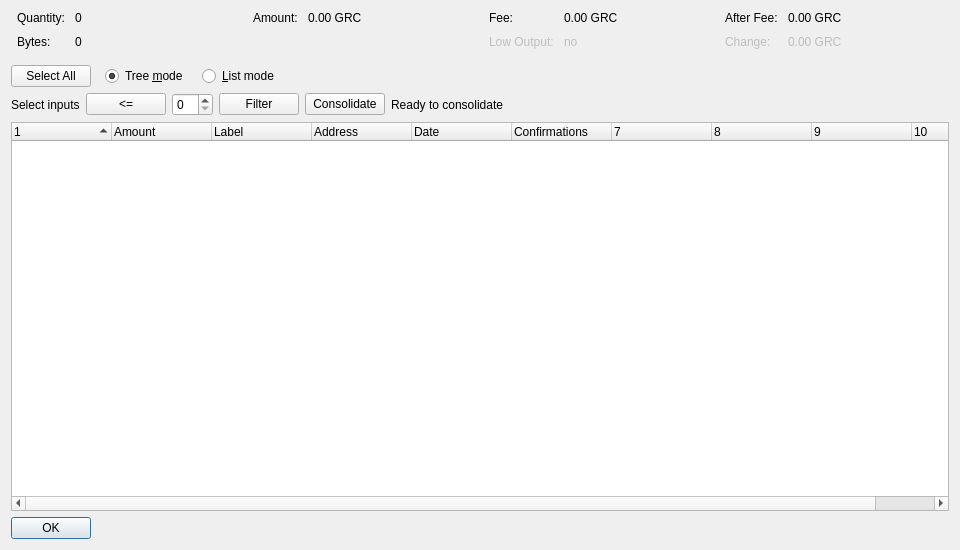
<?xml version="1.0" encoding="UTF-8"?>
<ui version="4.0">
 <class>CoinControlDialog</class>
 <widget class="QDialog" name="CoinControlDialog">
  <property name="geometry">
   <rect>
    <x>0</x>
    <y>0</y>
    <width>960</width>
    <height>550</height>
   </rect>
  </property>
  <property name="windowTitle">
   <string>Coin Control</string>
  </property>
  <layout class="QVBoxLayout" name="verticalLayout">
   <item>
    <layout class="QHBoxLayout" name="horizontalLayoutTop" stretch="0,0,0,0">
     <property name="topMargin">
      <number>0</number>
     </property>
     <property name="bottomMargin">
      <number>10</number>
     </property>
     <item>
      <layout class="QFormLayout" name="formLayoutCoinControlQuantity">
       <property name="horizontalSpacing">
        <number>10</number>
       </property>
       <property name="verticalSpacing">
        <number>10</number>
       </property>
       <property name="leftMargin">
        <number>6</number>
       </property>
       <property name="rightMargin">
        <number>6</number>
       </property>
       <item row="0" column="0">
        <widget class="QLabel" name="coinControlQuantityTextLabel">
         <property name="text">
          <string>Quantity:</string>
         </property>
        </widget>
       </item>
       <item row="0" column="1">
        <widget class="QLabel" name="coinControlQuantityLabel">
         <property name="cursor">
          <cursorShape>IBeamCursor</cursorShape>
         </property>
         <property name="contextMenuPolicy">
          <enum>Qt::ActionsContextMenu</enum>
         </property>
         <property name="text">
          <string notr="true">0</string>
         </property>
         <property name="textInteractionFlags">
          <set>Qt::LinksAccessibleByMouse|Qt::TextSelectableByKeyboard|Qt::TextSelectableByMouse</set>
         </property>
        </widget>
       </item>
       <item row="1" column="0">
        <widget class="QLabel" name="coinControlBytesTextLabel">
         <property name="text">
          <string>Bytes:</string>
         </property>
        </widget>
       </item>
       <item row="1" column="1">
        <widget class="QLabel" name="coinControlBytesLabel">
         <property name="cursor">
          <cursorShape>IBeamCursor</cursorShape>
         </property>
         <property name="contextMenuPolicy">
          <enum>Qt::ActionsContextMenu</enum>
         </property>
         <property name="text">
          <string notr="true">0</string>
         </property>
         <property name="textInteractionFlags">
          <set>Qt::LinksAccessibleByMouse|Qt::TextSelectableByKeyboard|Qt::TextSelectableByMouse</set>
         </property>
        </widget>
       </item>
      </layout>
     </item>
     <item>
      <layout class="QFormLayout" name="formLayoutCoinControlAmount">
       <property name="horizontalSpacing">
        <number>10</number>
       </property>
       <property name="verticalSpacing">
        <number>10</number>
       </property>
       <property name="leftMargin">
        <number>6</number>
       </property>
       <property name="rightMargin">
        <number>6</number>
       </property>
       <item row="0" column="0">
        <widget class="QLabel" name="coinControlAmountTextLabel">
         <property name="text">
          <string>Amount:</string>
         </property>
        </widget>
       </item>
       <item row="0" column="1">
        <widget class="QLabel" name="coinControlAmountLabel">
         <property name="cursor">
          <cursorShape>IBeamCursor</cursorShape>
         </property>
         <property name="contextMenuPolicy">
          <enum>Qt::ActionsContextMenu</enum>
         </property>
         <property name="text">
          <string notr="true">0.00 GRC</string>
         </property>
         <property name="textInteractionFlags">
          <set>Qt::LinksAccessibleByMouse|Qt::TextSelectableByKeyboard|Qt::TextSelectableByMouse</set>
         </property>
        </widget>
       </item>
      </layout>
     </item>
     <item>
      <layout class="QFormLayout" name="formLayoutCoinControlFee">
       <property name="horizontalSpacing">
        <number>10</number>
       </property>
       <property name="verticalSpacing">
        <number>10</number>
       </property>
       <property name="leftMargin">
        <number>6</number>
       </property>
       <property name="rightMargin">
        <number>6</number>
       </property>
       <item row="0" column="0">
        <widget class="QLabel" name="coinControlFeeTextLabel">
         <property name="text">
          <string>Fee:</string>
         </property>
        </widget>
       </item>
       <item row="0" column="1">
        <widget class="QLabel" name="coinControlFeeLabel">
         <property name="cursor">
          <cursorShape>IBeamCursor</cursorShape>
         </property>
         <property name="contextMenuPolicy">
          <enum>Qt::ActionsContextMenu</enum>
         </property>
         <property name="text">
          <string notr="true">0.00 GRC</string>
         </property>
         <property name="textInteractionFlags">
          <set>Qt::LinksAccessibleByMouse|Qt::TextSelectableByKeyboard|Qt::TextSelectableByMouse</set>
         </property>
        </widget>
       </item>
       <item row="1" column="0">
        <widget class="QLabel" name="coinControlLowOutputTextLabel">
         <property name="enabled">
          <bool>false</bool>
         </property>
         <property name="text">
          <string>Low Output:</string>
         </property>
        </widget>
       </item>
       <item row="1" column="1">
        <widget class="QLabel" name="coinControlLowOutputLabel">
         <property name="enabled">
          <bool>false</bool>
         </property>
         <property name="cursor">
          <cursorShape>IBeamCursor</cursorShape>
         </property>
         <property name="contextMenuPolicy">
          <enum>Qt::ActionsContextMenu</enum>
         </property>
         <property name="text">
          <string notr="true">no</string>
         </property>
         <property name="textInteractionFlags">
          <set>Qt::LinksAccessibleByMouse|Qt::TextSelectableByKeyboard|Qt::TextSelectableByMouse</set>
         </property>
        </widget>
       </item>
      </layout>
     </item>
     <item>
      <layout class="QFormLayout" name="formLayoutCoinControlChange">
       <property name="horizontalSpacing">
        <number>10</number>
       </property>
       <property name="verticalSpacing">
        <number>10</number>
       </property>
       <property name="leftMargin">
        <number>6</number>
       </property>
       <property name="rightMargin">
        <number>6</number>
       </property>
       <item row="0" column="0">
        <widget class="QLabel" name="coinControlAfterFeeTextLabel">
         <property name="text">
          <string>After Fee:</string>
         </property>
        </widget>
       </item>
       <item row="0" column="1">
        <widget class="QLabel" name="coinControlAfterFeeLabel">
         <property name="cursor">
          <cursorShape>IBeamCursor</cursorShape>
         </property>
         <property name="contextMenuPolicy">
          <enum>Qt::ActionsContextMenu</enum>
         </property>
         <property name="text">
          <string notr="true">0.00 GRC</string>
         </property>
         <property name="textInteractionFlags">
          <set>Qt::LinksAccessibleByMouse|Qt::TextSelectableByKeyboard|Qt::TextSelectableByMouse</set>
         </property>
        </widget>
       </item>
       <item row="1" column="0">
        <widget class="QLabel" name="coinControlChangeTextLabel">
         <property name="enabled">
          <bool>false</bool>
         </property>
         <property name="text">
          <string>Change:</string>
         </property>
        </widget>
       </item>
       <item row="1" column="1">
        <widget class="QLabel" name="coinControlChangeLabel">
         <property name="enabled">
          <bool>false</bool>
         </property>
         <property name="cursor">
          <cursorShape>IBeamCursor</cursorShape>
         </property>
         <property name="contextMenuPolicy">
          <enum>Qt::ActionsContextMenu</enum>
         </property>
         <property name="text">
          <string notr="true">0.00 GRC</string>
         </property>
         <property name="textInteractionFlags">
          <set>Qt::LinksAccessibleByMouse|Qt::TextSelectableByKeyboard|Qt::TextSelectableByMouse</set>
         </property>
        </widget>
       </item>
      </layout>
     </item>
    </layout>
   </item>
   <item>
    <layout class="QHBoxLayout" name="treeHorizontalLayout" stretch="0,0,0,0">
     <property name="spacing">
      <number>14</number>
     </property>
     <item>
      <widget class="QPushButton" name="selectAllPushButton">
       <property name="sizePolicy">
        <sizepolicy hsizetype="Maximum" vsizetype="Fixed">
         <horstretch>0</horstretch>
         <verstretch>0</verstretch>
        </sizepolicy>
       </property>
       <property name="toolTip">
        <string>Toggles between selecting all and selecting none.</string>
       </property>
       <property name="text">
        <string>Select All</string>
       </property>
      </widget>
     </item>
     <item>
      <widget class="QRadioButton" name="treeModeRadioButton">
       <property name="sizePolicy">
        <sizepolicy hsizetype="Maximum" vsizetype="Fixed">
         <horstretch>0</horstretch>
         <verstretch>0</verstretch>
        </sizepolicy>
       </property>
       <property name="text">
        <string>Tree &amp;mode</string>
       </property>
       <property name="checked">
        <bool>true</bool>
       </property>
      </widget>
     </item>
     <item>
      <widget class="QRadioButton" name="listModeRadioButton">
       <property name="sizePolicy">
        <sizepolicy hsizetype="Maximum" vsizetype="Fixed">
         <horstretch>0</horstretch>
         <verstretch>0</verstretch>
        </sizepolicy>
       </property>
       <property name="text">
        <string>&amp;List mode</string>
       </property>
      </widget>
     </item>
     <item>
      <spacer name="treeHorizontalSpacer">
       <property name="orientation">
        <enum>Qt::Horizontal</enum>
       </property>
       <property name="sizeHint" stdset="0">
        <size>
         <width>40</width>
         <height>20</height>
        </size>
       </property>
      </spacer>
     </item>
    </layout>
   </item>
   <item>
    <layout class="QHBoxLayout" name="filterHorizontalLayout" stretch="0,0,3,0,0,0,0">
     <item>
      <widget class="QLabel" name="filterLabel">
       <property name="text">
        <string>Select inputs</string>
       </property>
      </widget>
     </item>
     <item>
      <widget class="QPushButton" name="filterModePushButton">
       <property name="toolTip">
        <string/>
       </property>
       <property name="text">
        <string>&lt;=</string>
       </property>
      </widget>
     </item>
     <item>
      <widget class="BitcoinAmountField" name="maxMinOutputValue">
       <property name="sizePolicy">
        <sizepolicy hsizetype="Maximum" vsizetype="Fixed">
         <horstretch>0</horstretch>
         <verstretch>0</verstretch>
        </sizepolicy>
       </property>
       <property name="minimumSize">
        <size>
         <width>0</width>
         <height>0</height>
        </size>
       </property>
      </widget>
     </item>
     <item>
      <widget class="QPushButton" name="filterPushButton">
       <property name="toolTip">
        <string>Filters the already selected inputs.</string>
       </property>
       <property name="text">
        <string>Filter</string>
       </property>
      </widget>
     </item>
     <item>
      <widget class="QPushButton" name="consolidateButton">
       <property name="toolTip">
        <string>Pushing this button after making a input selection either manually or with the filter will present a destination address list where you specify a single address as the destination for the consolidated output. The send (Pay To) entry will be filled in with this address and you can finish the consolidation by pressing the send button.</string>
       </property>
       <property name="text">
        <string>Consolidate</string>
       </property>
      </widget>
     </item>
     <item>
      <widget class="QLabel" name="consolidateSendReadyLabel">
       <property name="toolTip">
        <string>The consolidation transaction is ready to send to self. Please press the ok button to go to the send dialog.</string>
       </property>
       <property name="text">
        <string>Ready to consolidate</string>
       </property>
      </widget>
     </item>
     <item>
      <spacer name="filterHorizontalSpacer">
       <property name="orientation">
        <enum>Qt::Horizontal</enum>
       </property>
       <property name="sizeHint" stdset="0">
        <size>
         <width>40</width>
         <height>20</height>
        </size>
       </property>
      </spacer>
     </item>
    </layout>
   </item>
   <item>
    <widget class="CoinControlTreeWidget" name="treeWidget">
     <property name="contextMenuPolicy">
      <enum>Qt::CustomContextMenu</enum>
     </property>
     <property name="sortingEnabled">
      <bool>false</bool>
     </property>
     <property name="columnCount">
      <number>10</number>
     </property>
     <attribute name="headerShowSortIndicator" stdset="0">
      <bool>true</bool>
     </attribute>
     <attribute name="headerStretchLastSection">
      <bool>false</bool>
     </attribute>
     <column>
      <property name="text">
       <string/>
      </property>
     </column>
     <column>
      <property name="text">
       <string>Amount</string>
      </property>
     </column>
     <column>
      <property name="text">
       <string>Label</string>
      </property>
     </column>
     <column>
      <property name="text">
       <string>Address</string>
      </property>
     </column>
     <column>
      <property name="text">
       <string>Date</string>
      </property>
     </column>
     <column>
      <property name="text">
       <string>Confirmations</string>
      </property>
      <property name="toolTip">
       <string>Confirmed</string>
      </property>
     </column>
     <column>
      <property name="text">
       <string/>
      </property>
     </column>
     <column>
      <property name="text">
       <string/>
      </property>
     </column>
     <column>
      <property name="text">
       <string/>
      </property>
     </column>
     <column>
      <property name="text">
       <string/>
      </property>
     </column>
    </widget>
   </item>
   <item>
    <widget class="QDialogButtonBox" name="buttonBox">
     <property name="sizePolicy">
      <sizepolicy hsizetype="Maximum" vsizetype="Fixed">
       <horstretch>0</horstretch>
       <verstretch>0</verstretch>
      </sizepolicy>
     </property>
     <property name="orientation">
      <enum>Qt::Horizontal</enum>
     </property>
     <property name="standardButtons">
      <set>QDialogButtonBox::Ok</set>
     </property>
    </widget>
   </item>
  </layout>
 </widget>
 <customwidgets>
  <customwidget>
   <class>CoinControlTreeWidget</class>
   <extends>QTreeWidget</extends>
   <header>coincontroltreewidget.h</header>
  </customwidget>
  <customwidget>
   <class>BitcoinAmountField</class>
   <extends>QSpinBox</extends>
   <header>bitcoinamountfield.h</header>
   <container>1</container>
  </customwidget>
 </customwidgets>
 <resources/>
 <connections/>
</ui>
